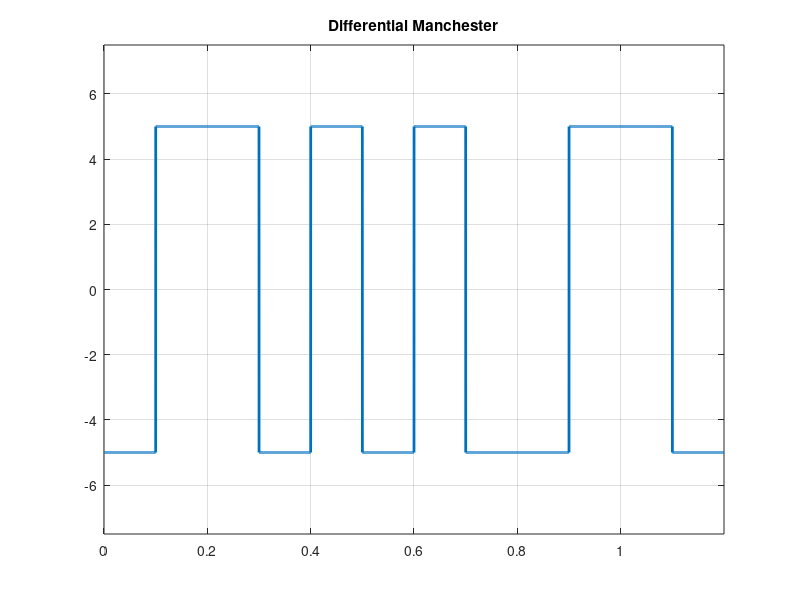

Here is the MATLAB script that generated this plot:
clc;
clear;
close all;

bits = [0,1,0,0,1,1];
voltage = input("Enter the amplitude: ");
bit_rate = input("Enter the bit_rate: ");

pre_vol = 1;
amp = pre_vol * voltage;
len = length(bits);
Time = len/bit_rate;
sampling_frquency = 10000;

in = 1;
for i = 1:len
  if bits(i) == 1
    amplitude(in) = amp;
    amplitude(in+1) = -amp;
    amp = amplitude(in+1);
  else
    amplitude(in) = -amp;
    amplitude(in+1) = amp;
    
  end
  in = in + 2;
end
  
%Modulation
bit_rate = bit_rate * 2;
time = 0: 1/sampling_frquency:Time;
x = 1;
for i = 1:length(time)
  result(i) = amplitude(x);
  if bit_rate * time(i) >= x;
    x = x + 1;
  end
end

plot(time, result, 'Linewidth', 2);
axis([0 Time -voltage*1.5 voltage*1.5]);
title('Differential Manchester');
grid on;

%Demodulation
st = 1;
in = 1;
x = 1;
for i = 1:length(time)
  if bit_rate * time(i) >= x
    if mod(in, 2)==1
      if(result(i) == pre_vol * voltage)
        ans_bits(st) = 1;
        pre_vol = - pre_vol;
      else
        ans_bits(st) = 0;
      end
      st = st + 1;
     end
    x = x + 1;
    in = in + 1;
  end
end

disp("Orginal bit : ");
disp(bits);

disp("Demodulation: ");
disp(ans_bits);
  




